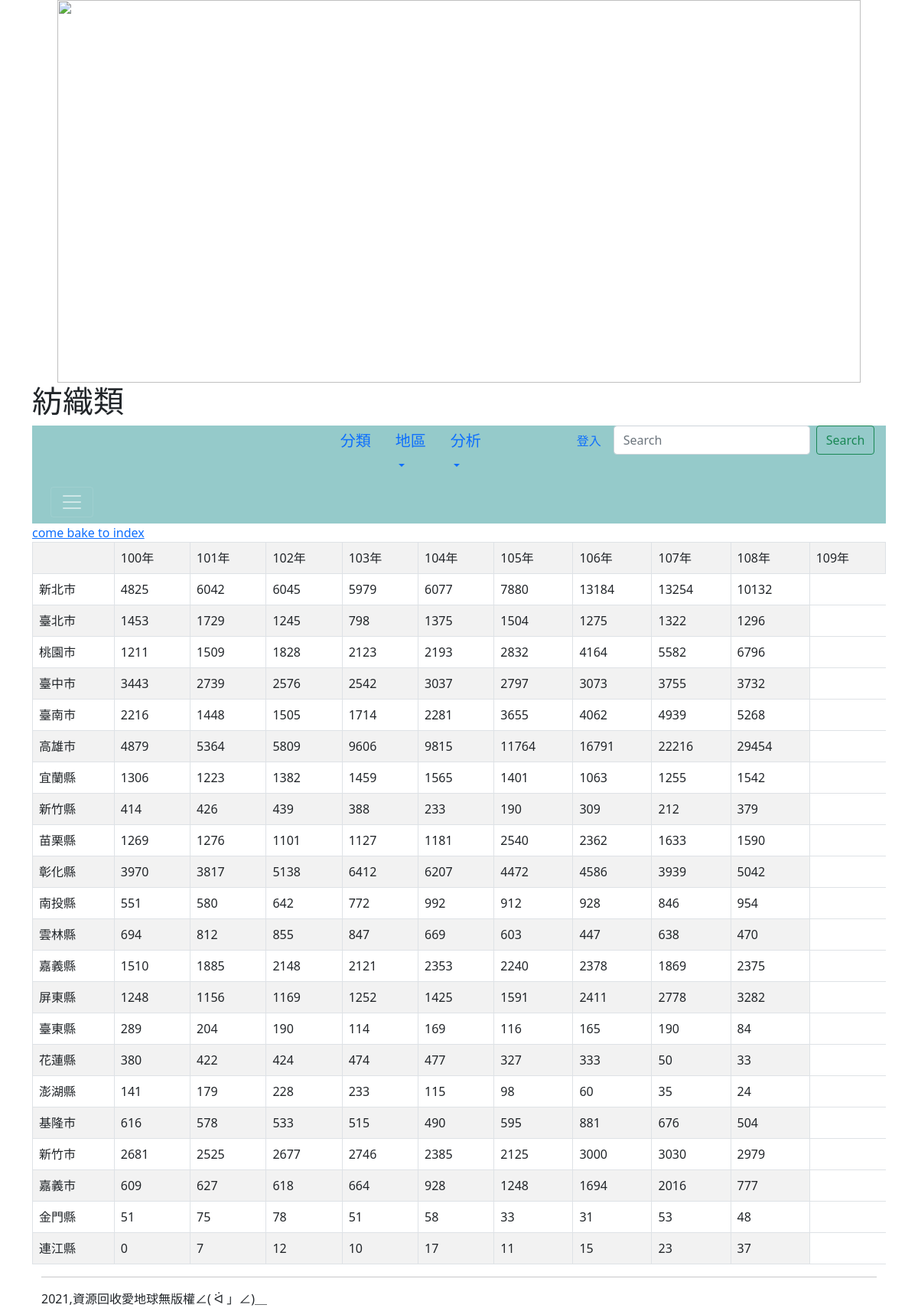
Page /textile/ on the committed database.
### mysite/models.py (models this page shows, shortened)
class Textile(models.Model):
	地區 = models.CharField(max_length=200)
	民國100年 = models.PositiveIntegerField(default=0)
	民國101年 = models.PositiveIntegerField(default=0)
	民國102年 = models.PositiveIntegerField(default=0)
	民國103年 = models.PositiveIntegerField(default=0)
	民國104年 = models.PositiveIntegerField(default=0)
	民國105年 = models.PositiveIntegerField(default=0)
	民國106年 = models.PositiveIntegerField(default=0)
	民國107年 = models.PositiveIntegerField(default=0)
	民國108年 = models.PositiveIntegerField(default=0)
	民國109年 = models.PositiveIntegerField(default=0)

### mysite/views.py (the view)
# urls.py: path('textile/',textile),
def textile(request):
	textiles=Textile.objects.all()
	return render(request, "textile.html", locals())

### templates/textile.html (shortened to what this page needs)
{% extends "base.html" %}
{% block headmessage %} <h1>紡織類</h1> {% endblock %}
{% block content %}
<a href="/">come bake to index</a><br>
<table class='table table-striped table-bordered'>
	<tr>
		<td>     </td>
		<td>100年</td>
		<td>101年</td>
		<td>102年</td>
		<td>103年</td>
		<td>104年</td>
		<td>105年</td>
		<td>106年</td>
		<td>107年</td>
		<td>108年</td>
		<td>109年</td>
	</tr>
	{% for textile in textiles %}
	<tr>
		<td>{{ textile.地區 }}</td>
		<td>{{ textile.民國100年 }}</td>
		<td>{{ textile.民國101年 }}</td>
		<td>{{ textile.民國102年 }}</td>
		<td>{{ textile.民國103年 }}</td>
		<td>{{ textile.民國104年 }}</td>
		<td>{{ textile.民國105年 }}</td>
		<td>{{ textile.民國106年 }}</td>
		<td>{{ textile.民國107年 }}</td>
		<td>{{ textile.民國108年 }}</td>
	</tr>
	{% endfor %}
</table>
{% endblock %}

### rows in the picture
Textile: 地區 "新北市", 民國100年 "4825", 民國101年 "6042", 民國102年 "6045", 民國103年 "5979", 民國104年 "6077", 民國105年 "7880", 民國106年 "13184", 民國107年 "13254", 民國108年 "10132"
Textile: 地區 "臺北市", 民國100年 "1453", 民國101年 "1729", 民國102年 "1245", 民國103年 "798", 民國104年 "1375", 民國105年 "1504", 民國106年 "1275", 民國107年 "1322", 民國108年 "1296"
Textile: 地區 "桃園市", 民國100年 "1211", 民國101年 "1509", 民國102年 "1828", 民國103年 "2123", 民國104年 "2193", 民國105年 "2832", 民國106年 "4164", 民國107年 "5582", 民國108年 "6796"
Textile: 地區 "臺中市", 民國100年 "3443", 民國101年 "2739", 民國102年 "2576", 民國103年 "2542", 民國104年 "3037", 民國105年 "2797", 民國106年 "3073", 民國107年 "3755", 民國108年 "3732"
Textile: 地區 "臺南市", 民國100年 "2216", 民國101年 "1448", 民國102年 "1505", 民國103年 "1714", 民國104年 "2281", 民國105年 "3655", 民國106年 "4062", 民國107年 "4939", 民國108年 "5268"
Textile: 地區 "高雄市", 民國100年 "4879", 民國101年 "5364", 民國102年 "5809", 民國103年 "9606", 民國104年 "9815", 民國105年 "11764", 民國106年 "16791", 民國107年 "22216", 民國108年 "29454"
Textile: 地區 "宜蘭縣", 民國100年 "1306", 民國101年 "1223", 民國102年 "1382", 民國103年 "1459", 民國104年 "1565", 民國105年 "1401", 民國106年 "1063", 民國107年 "1255", 民國108年 "1542"
Textile: 地區 "新竹縣", 民國100年 "414", 民國101年 "426", 民國102年 "439", 民國103年 "388", 民國104年 "233", 民國105年 "190", 民國106年 "309", 民國107年 "212", 民國108年 "379"
Textile: 地區 "苗栗縣", 民國100年 "1269", 民國101年 "1276", 民國102年 "1101", 民國103年 "1127", 民國104年 "1181", 民國105年 "2540", 民國106年 "2362", 民國107年 "1633", 民國108年 "1590"
Textile: 地區 "彰化縣", 民國100年 "3970", 民國101年 "3817", 民國102年 "5138", 民國103年 "6412", 民國104年 "6207", 民國105年 "4472", 民國106年 "4586", 民國107年 "3939", 民國108年 "5042"
Textile: 地區 "南投縣", 民國100年 "551", 民國101年 "580", 民國102年 "642", 民國103年 "772", 民國104年 "992", 民國105年 "912", 民國106年 "928", 民國107年 "846", 民國108年 "954"
Textile: 地區 "雲林縣", 民國100年 "694", 民國101年 "812", 民國102年 "855", 民國103年 "847", 民國104年 "669", 民國105年 "603", 民國106年 "447", 民國107年 "638", 民國108年 "470"
Textile: 地區 "嘉義縣", 民國100年 "1510", 民國101年 "1885", 民國102年 "2148", 民國103年 "2121", 民國104年 "2353", 民國105年 "2240", 民國106年 "2378", 民國107年 "1869", 民國108年 "2375"
Textile: 地區 "屏東縣", 民國100年 "1248", 民國101年 "1156", 民國102年 "1169", 民國103年 "1252", 民國104年 "1425", 民國105年 "1591", 民國106年 "2411", 民國107年 "2778", 民國108年 "3282"
Textile: 地區 "臺東縣", 民國100年 "289", 民國101年 "204", 民國102年 "190", 民國103年 "114", 民國104年 "169", 民國105年 "116", 民國106年 "165", 民國107年 "190", 民國108年 "84"
Textile: 地區 "花蓮縣", 民國100年 "380", 民國101年 "422", 民國102年 "424", 民國103年 "474", 民國104年 "477", 民國105年 "327", 民國106年 "333", 民國107年 "50", 民國108年 "33"
Textile: 地區 "澎湖縣", 民國100年 "141", 民國101年 "179", 民國102年 "228", 民國103年 "233", 民國104年 "115", 民國105年 "98", 民國106年 "60", 民國107年 "35", 民國108年 "24"
Textile: 地區 "基隆市", 民國100年 "616", 民國101年 "578", 民國102年 "533", 民國103年 "515", 民國104年 "490", 民國105年 "595", 民國106年 "881", 民國107年 "676", 民國108年 "504"
Textile: 地區 "新竹市", 民國100年 "2681", 民國101年 "2525", 民國102年 "2677", 民國103年 "2746", 民國104年 "2385", 民國105年 "2125", 民國106年 "3000", 民國107年 "3030", 民國108年 "2979"
Textile: 地區 "嘉義市", 民國100年 "609", 民國101年 "627", 民國102年 "618", 民國103年 "664", 民國104年 "928", 民國105年 "1248", 民國106年 "1694", 民國107年 "2016", 民國108年 "777"
Textile: 地區 "金門縣", 民國100年 "51", 民國101年 "75", 民國102年 "78", 民國103年 "51", 民國104年 "58", 民國105年 "33", 民國106年 "31", 民國107年 "53", 民國108年 "48"
Textile: 地區 "連江縣", 民國100年 "0", 民國101年 "7", 民國102年 "12", 民國103年 "10", 民國104年 "17", 民國105年 "11", 民國106年 "15", 民國107年 "23", 民國108年 "37"
